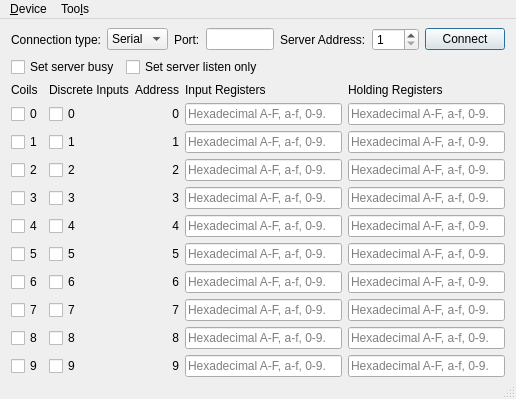
<?xml version="1.0" encoding="UTF-8"?>
<ui version="4.0">
 <class>MainWindow</class>
 <widget class="QMainWindow" name="MainWindow">
  <property name="geometry">
   <rect>
    <x>0</x>
    <y>0</y>
    <width>516</width>
    <height>396</height>
   </rect>
  </property>
  <property name="windowTitle">
   <string>Modbus Server</string>
  </property>
  <widget class="QWidget" name="centralWidget">
   <layout class="QVBoxLayout" name="verticalLayout">
    <property name="topMargin">
     <number>9</number>
    </property>
    <property name="bottomMargin">
     <number>0</number>
    </property>
    <item>
     <layout class="QGridLayout" name="gridLayout">
      <item row="0" column="5">
       <widget class="QLabel" name="label_27">
        <property name="sizePolicy">
         <sizepolicy hsizetype="Maximum" vsizetype="Preferred">
          <horstretch>0</horstretch>
          <verstretch>0</verstretch>
         </sizepolicy>
        </property>
        <property name="text">
         <string>Server Address:</string>
        </property>
       </widget>
      </item>
      <item row="0" column="7">
       <widget class="QPushButton" name="connectButton">
        <property name="sizePolicy">
         <sizepolicy hsizetype="Maximum" vsizetype="Fixed">
          <horstretch>0</horstretch>
          <verstretch>0</verstretch>
         </sizepolicy>
        </property>
        <property name="text">
         <string>Connect</string>
        </property>
        <property name="checkable">
         <bool>false</bool>
        </property>
        <property name="autoDefault">
         <bool>false</bool>
        </property>
        <property name="default">
         <bool>true</bool>
        </property>
       </widget>
      </item>
      <item row="0" column="6">
       <widget class="QSpinBox" name="serverEdit">
        <property name="sizePolicy">
         <sizepolicy hsizetype="Maximum" vsizetype="Fixed">
          <horstretch>0</horstretch>
          <verstretch>0</verstretch>
         </sizepolicy>
        </property>
        <property name="minimum">
         <number>1</number>
        </property>
        <property name="maximum">
         <number>247</number>
        </property>
       </widget>
      </item>
      <item row="0" column="4">
       <spacer name="horizontalSpacer">
        <property name="orientation">
         <enum>Qt::Horizontal</enum>
        </property>
        <property name="sizeHint" stdset="0">
         <size>
          <width>40</width>
          <height>20</height>
         </size>
        </property>
       </spacer>
      </item>
      <item row="0" column="1">
       <widget class="QComboBox" name="connectType">
        <item>
         <property name="text">
          <string>Serial</string>
         </property>
        </item>
        <item>
         <property name="text">
          <string>TCP</string>
         </property>
        </item>
       </widget>
      </item>
      <item row="0" column="2">
       <widget class="QLabel" name="label_2">
        <property name="sizePolicy">
         <sizepolicy hsizetype="Maximum" vsizetype="Preferred">
          <horstretch>0</horstretch>
          <verstretch>0</verstretch>
         </sizepolicy>
        </property>
        <property name="text">
         <string>Port:</string>
        </property>
       </widget>
      </item>
      <item row="0" column="0">
       <widget class="QLabel" name="label">
        <property name="text">
         <string>Connection type:</string>
        </property>
       </widget>
      </item>
      <item row="0" column="3">
       <widget class="QLineEdit" name="portEdit">
        <property name="sizePolicy">
         <sizepolicy hsizetype="Preferred" vsizetype="Fixed">
          <horstretch>0</horstretch>
          <verstretch>0</verstretch>
         </sizepolicy>
        </property>
       </widget>
      </item>
     </layout>
    </item>
    <item>
     <layout class="QHBoxLayout" name="horizontalLayout">
      <item>
       <widget class="QCheckBox" name="setBusyBox">
        <property name="text">
         <string>Set server busy</string>
        </property>
       </widget>
      </item>
      <item>
       <widget class="QCheckBox" name="listenOnlyBox">
        <property name="text">
         <string>Set server listen only</string>
        </property>
       </widget>
      </item>
      <item>
       <spacer name="horizontalSpacer_2">
        <property name="orientation">
         <enum>Qt::Horizontal</enum>
        </property>
        <property name="sizeHint" stdset="0">
         <size>
          <width>40</width>
          <height>20</height>
         </size>
        </property>
       </spacer>
      </item>
     </layout>
    </item>
    <item>
     <spacer name="verticalSpacer">
      <property name="orientation">
       <enum>Qt::Vertical</enum>
      </property>
      <property name="sizeType">
       <enum>QSizePolicy::Maximum</enum>
      </property>
      <property name="sizeHint" stdset="0">
       <size>
        <width>20</width>
        <height>0</height>
       </size>
      </property>
     </spacer>
    </item>
    <item>
     <layout class="QGridLayout" name="gridLayout_2">
      <item row="3" column="1">
       <widget class="QCheckBox" name="disc_2">
        <property name="text">
         <string>2</string>
        </property>
       </widget>
      </item>
      <item row="3" column="2">
       <widget class="QLabel" name="label_23">
        <property name="text">
         <string>2</string>
        </property>
        <property name="alignment">
         <set>Qt::AlignRight|Qt::AlignTrailing|Qt::AlignVCenter</set>
        </property>
       </widget>
      </item>
      <item row="3" column="4">
       <widget class="QLineEdit" name="holdReg_2">
        <property name="maxLength">
         <number>32767</number>
        </property>
        <property name="placeholderText">
         <string>Hexadecimal A-F, a-f, 0-9.</string>
        </property>
       </widget>
      </item>
      <item row="4" column="0">
       <widget class="QCheckBox" name="coils_3">
        <property name="sizePolicy">
         <sizepolicy hsizetype="Maximum" vsizetype="Fixed">
          <horstretch>0</horstretch>
          <verstretch>0</verstretch>
         </sizepolicy>
        </property>
        <property name="text">
         <string>3</string>
        </property>
       </widget>
      </item>
      <item row="3" column="3">
       <widget class="QLineEdit" name="inReg_2">
        <property name="maxLength">
         <number>32767</number>
        </property>
        <property name="placeholderText">
         <string>Hexadecimal A-F, a-f, 0-9.</string>
        </property>
       </widget>
      </item>
      <item row="4" column="1">
       <widget class="QCheckBox" name="disc_3">
        <property name="text">
         <string>3</string>
        </property>
       </widget>
      </item>
      <item row="4" column="2">
       <widget class="QLabel" name="label_11">
        <property name="text">
         <string>3</string>
        </property>
        <property name="alignment">
         <set>Qt::AlignRight|Qt::AlignTrailing|Qt::AlignVCenter</set>
        </property>
       </widget>
      </item>
      <item row="4" column="3">
       <widget class="QLineEdit" name="inReg_3">
        <property name="maxLength">
         <number>32767</number>
        </property>
        <property name="placeholderText">
         <string>Hexadecimal A-F, a-f, 0-9.</string>
        </property>
       </widget>
      </item>
      <item row="5" column="0">
       <widget class="QCheckBox" name="coils_4">
        <property name="sizePolicy">
         <sizepolicy hsizetype="Maximum" vsizetype="Fixed">
          <horstretch>0</horstretch>
          <verstretch>0</verstretch>
         </sizepolicy>
        </property>
        <property name="text">
         <string>4</string>
        </property>
       </widget>
      </item>
      <item row="4" column="4">
       <widget class="QLineEdit" name="holdReg_3">
        <property name="maxLength">
         <number>32767</number>
        </property>
        <property name="placeholderText">
         <string>Hexadecimal A-F, a-f, 0-9.</string>
        </property>
       </widget>
      </item>
      <item row="5" column="1">
       <widget class="QCheckBox" name="disc_4">
        <property name="text">
         <string>4</string>
        </property>
       </widget>
      </item>
      <item row="5" column="2">
       <widget class="QLabel" name="label_8">
        <property name="text">
         <string>4</string>
        </property>
        <property name="alignment">
         <set>Qt::AlignRight|Qt::AlignTrailing|Qt::AlignVCenter</set>
        </property>
       </widget>
      </item>
      <item row="5" column="3">
       <widget class="QLineEdit" name="inReg_4">
        <property name="maxLength">
         <number>32767</number>
        </property>
        <property name="placeholderText">
         <string>Hexadecimal A-F, a-f, 0-9.</string>
        </property>
       </widget>
      </item>
      <item row="5" column="4">
       <widget class="QLineEdit" name="holdReg_4">
        <property name="maxLength">
         <number>32767</number>
        </property>
        <property name="placeholderText">
         <string>Hexadecimal A-F, a-f, 0-9.</string>
        </property>
       </widget>
      </item>
      <item row="6" column="0">
       <widget class="QCheckBox" name="coils_5">
        <property name="sizePolicy">
         <sizepolicy hsizetype="Maximum" vsizetype="Fixed">
          <horstretch>0</horstretch>
          <verstretch>0</verstretch>
         </sizepolicy>
        </property>
        <property name="text">
         <string>5</string>
        </property>
       </widget>
      </item>
      <item row="6" column="3">
       <widget class="QLineEdit" name="inReg_5">
        <property name="maxLength">
         <number>32767</number>
        </property>
        <property name="placeholderText">
         <string>Hexadecimal A-F, a-f, 0-9.</string>
        </property>
       </widget>
      </item>
      <item row="6" column="1">
       <widget class="QCheckBox" name="disc_5">
        <property name="text">
         <string>5</string>
        </property>
       </widget>
      </item>
      <item row="6" column="2">
       <widget class="QLabel" name="label_12">
        <property name="text">
         <string>5</string>
        </property>
        <property name="alignment">
         <set>Qt::AlignRight|Qt::AlignTrailing|Qt::AlignVCenter</set>
        </property>
       </widget>
      </item>
      <item row="6" column="4">
       <widget class="QLineEdit" name="holdReg_5">
        <property name="maxLength">
         <number>32767</number>
        </property>
        <property name="placeholderText">
         <string>Hexadecimal A-F, a-f, 0-9.</string>
        </property>
       </widget>
      </item>
      <item row="7" column="0">
       <widget class="QCheckBox" name="coils_6">
        <property name="sizePolicy">
         <sizepolicy hsizetype="Maximum" vsizetype="Fixed">
          <horstretch>0</horstretch>
          <verstretch>0</verstretch>
         </sizepolicy>
        </property>
        <property name="text">
         <string>6</string>
        </property>
       </widget>
      </item>
      <item row="1" column="4">
       <widget class="QLineEdit" name="holdReg_0">
        <property name="maxLength">
         <number>32767</number>
        </property>
        <property name="placeholderText">
         <string>Hexadecimal A-F, a-f, 0-9.</string>
        </property>
       </widget>
      </item>
      <item row="2" column="0">
       <widget class="QCheckBox" name="coils_1">
        <property name="sizePolicy">
         <sizepolicy hsizetype="Maximum" vsizetype="Fixed">
          <horstretch>0</horstretch>
          <verstretch>0</verstretch>
         </sizepolicy>
        </property>
        <property name="text">
         <string>1</string>
        </property>
       </widget>
      </item>
      <item row="2" column="1">
       <widget class="QCheckBox" name="disc_1">
        <property name="text">
         <string>1</string>
        </property>
       </widget>
      </item>
      <item row="2" column="2">
       <widget class="QLabel" name="label_22">
        <property name="text">
         <string>1</string>
        </property>
        <property name="alignment">
         <set>Qt::AlignRight|Qt::AlignTrailing|Qt::AlignVCenter</set>
        </property>
       </widget>
      </item>
      <item row="2" column="3">
       <widget class="QLineEdit" name="inReg_1">
        <property name="maxLength">
         <number>32767</number>
        </property>
        <property name="placeholderText">
         <string>Hexadecimal A-F, a-f, 0-9.</string>
        </property>
       </widget>
      </item>
      <item row="2" column="4">
       <widget class="QLineEdit" name="holdReg_1">
        <property name="maxLength">
         <number>32767</number>
        </property>
        <property name="placeholderText">
         <string>Hexadecimal A-F, a-f, 0-9.</string>
        </property>
       </widget>
      </item>
      <item row="3" column="0">
       <widget class="QCheckBox" name="coils_2">
        <property name="sizePolicy">
         <sizepolicy hsizetype="Maximum" vsizetype="Fixed">
          <horstretch>0</horstretch>
          <verstretch>0</verstretch>
         </sizepolicy>
        </property>
        <property name="text">
         <string>2</string>
        </property>
       </widget>
      </item>
      <item row="10" column="3">
       <widget class="QLineEdit" name="inReg_9">
        <property name="maxLength">
         <number>32767</number>
        </property>
        <property name="placeholderText">
         <string>Hexadecimal A-F, a-f, 0-9.</string>
        </property>
       </widget>
      </item>
      <item row="10" column="2">
       <widget class="QLabel" name="label_16">
        <property name="text">
         <string>9</string>
        </property>
        <property name="alignment">
         <set>Qt::AlignRight|Qt::AlignTrailing|Qt::AlignVCenter</set>
        </property>
       </widget>
      </item>
      <item row="10" column="1">
       <widget class="QCheckBox" name="disc_9">
        <property name="text">
         <string>9</string>
        </property>
       </widget>
      </item>
      <item row="10" column="4">
       <widget class="QLineEdit" name="holdReg_9">
        <property name="maxLength">
         <number>32767</number>
        </property>
        <property name="placeholderText">
         <string>Hexadecimal A-F, a-f, 0-9.</string>
        </property>
       </widget>
      </item>
      <item row="7" column="3">
       <widget class="QLineEdit" name="inReg_6">
        <property name="maxLength">
         <number>32767</number>
        </property>
        <property name="placeholderText">
         <string>Hexadecimal A-F, a-f, 0-9.</string>
        </property>
       </widget>
      </item>
      <item row="7" column="1">
       <widget class="QCheckBox" name="disc_6">
        <property name="text">
         <string>6</string>
        </property>
       </widget>
      </item>
      <item row="7" column="4">
       <widget class="QLineEdit" name="holdReg_6">
        <property name="maxLength">
         <number>32767</number>
        </property>
        <property name="placeholderText">
         <string>Hexadecimal A-F, a-f, 0-9.</string>
        </property>
       </widget>
      </item>
      <item row="8" column="0">
       <widget class="QCheckBox" name="coils_7">
        <property name="sizePolicy">
         <sizepolicy hsizetype="Maximum" vsizetype="Fixed">
          <horstretch>0</horstretch>
          <verstretch>0</verstretch>
         </sizepolicy>
        </property>
        <property name="text">
         <string>7</string>
        </property>
       </widget>
      </item>
      <item row="7" column="2">
       <widget class="QLabel" name="label_13">
        <property name="text">
         <string>6</string>
        </property>
        <property name="alignment">
         <set>Qt::AlignRight|Qt::AlignTrailing|Qt::AlignVCenter</set>
        </property>
       </widget>
      </item>
      <item row="8" column="1">
       <widget class="QCheckBox" name="disc_7">
        <property name="text">
         <string>7</string>
        </property>
       </widget>
      </item>
      <item row="8" column="3">
       <widget class="QLineEdit" name="inReg_7">
        <property name="maxLength">
         <number>32767</number>
        </property>
        <property name="placeholderText">
         <string>Hexadecimal A-F, a-f, 0-9.</string>
        </property>
       </widget>
      </item>
      <item row="8" column="2">
       <widget class="QLabel" name="label_14">
        <property name="text">
         <string>7</string>
        </property>
        <property name="alignment">
         <set>Qt::AlignRight|Qt::AlignTrailing|Qt::AlignVCenter</set>
        </property>
       </widget>
      </item>
      <item row="8" column="4">
       <widget class="QLineEdit" name="holdReg_7">
        <property name="maxLength">
         <number>32767</number>
        </property>
        <property name="placeholderText">
         <string>Hexadecimal A-F, a-f, 0-9.</string>
        </property>
       </widget>
      </item>
      <item row="9" column="0">
       <widget class="QCheckBox" name="coils_8">
        <property name="sizePolicy">
         <sizepolicy hsizetype="Maximum" vsizetype="Fixed">
          <horstretch>0</horstretch>
          <verstretch>0</verstretch>
         </sizepolicy>
        </property>
        <property name="text">
         <string>8</string>
        </property>
       </widget>
      </item>
      <item row="9" column="1">
       <widget class="QCheckBox" name="disc_8">
        <property name="text">
         <string>8</string>
        </property>
       </widget>
      </item>
      <item row="9" column="2">
       <widget class="QLabel" name="label_15">
        <property name="text">
         <string>8</string>
        </property>
        <property name="alignment">
         <set>Qt::AlignRight|Qt::AlignTrailing|Qt::AlignVCenter</set>
        </property>
       </widget>
      </item>
      <item row="9" column="3">
       <widget class="QLineEdit" name="inReg_8">
        <property name="maxLength">
         <number>32767</number>
        </property>
        <property name="placeholderText">
         <string>Hexadecimal A-F, a-f, 0-9.</string>
        </property>
       </widget>
      </item>
      <item row="10" column="0">
       <widget class="QCheckBox" name="coils_9">
        <property name="sizePolicy">
         <sizepolicy hsizetype="Maximum" vsizetype="Fixed">
          <horstretch>0</horstretch>
          <verstretch>0</verstretch>
         </sizepolicy>
        </property>
        <property name="text">
         <string>9</string>
        </property>
       </widget>
      </item>
      <item row="9" column="4">
       <widget class="QLineEdit" name="holdReg_8">
        <property name="maxLength">
         <number>32767</number>
        </property>
        <property name="placeholderText">
         <string>Hexadecimal A-F, a-f, 0-9.</string>
        </property>
       </widget>
      </item>
      <item row="0" column="1">
       <widget class="QLabel" name="discreteInputs">
        <property name="text">
         <string>Discrete Inputs</string>
        </property>
       </widget>
      </item>
      <item row="0" column="3">
       <widget class="QLabel" name="inputRegisters">
        <property name="text">
         <string>Input Registers</string>
        </property>
       </widget>
      </item>
      <item row="0" column="0">
       <widget class="QLabel" name="coils">
        <property name="sizePolicy">
         <sizepolicy hsizetype="Maximum" vsizetype="Preferred">
          <horstretch>0</horstretch>
          <verstretch>0</verstretch>
         </sizepolicy>
        </property>
        <property name="text">
         <string>Coils</string>
        </property>
       </widget>
      </item>
      <item row="0" column="2">
       <widget class="QLabel" name="address">
        <property name="text">
         <string>Address</string>
        </property>
        <property name="alignment">
         <set>Qt::AlignRight|Qt::AlignTrailing|Qt::AlignVCenter</set>
        </property>
       </widget>
      </item>
      <item row="0" column="4">
       <widget class="QLabel" name="holdingRegisters">
        <property name="text">
         <string>Holding Registers</string>
        </property>
       </widget>
      </item>
      <item row="1" column="0">
       <widget class="QCheckBox" name="coils_0">
        <property name="sizePolicy">
         <sizepolicy hsizetype="Maximum" vsizetype="Fixed">
          <horstretch>0</horstretch>
          <verstretch>0</verstretch>
         </sizepolicy>
        </property>
        <property name="text">
         <string>0</string>
        </property>
       </widget>
      </item>
      <item row="1" column="1">
       <widget class="QCheckBox" name="disc_0">
        <property name="text">
         <string>0</string>
        </property>
       </widget>
      </item>
      <item row="1" column="3">
       <widget class="QLineEdit" name="inReg_0">
        <property name="maxLength">
         <number>32767</number>
        </property>
        <property name="placeholderText">
         <string>Hexadecimal A-F, a-f, 0-9.</string>
        </property>
       </widget>
      </item>
      <item row="1" column="2">
       <widget class="QLabel" name="label_21">
        <property name="text">
         <string>0</string>
        </property>
        <property name="alignment">
         <set>Qt::AlignRight|Qt::AlignTrailing|Qt::AlignVCenter</set>
        </property>
       </widget>
      </item>
     </layout>
    </item>
    <item>
     <spacer name="verticalSpacer_2">
      <property name="orientation">
       <enum>Qt::Vertical</enum>
      </property>
      <property name="sizeType">
       <enum>QSizePolicy::MinimumExpanding</enum>
      </property>
      <property name="sizeHint" stdset="0">
       <size>
        <width>20</width>
        <height>0</height>
       </size>
      </property>
     </spacer>
    </item>
   </layout>
  </widget>
  <widget class="QStatusBar" name="statusBar"/>
  <widget class="QMenuBar" name="menuBar">
   <property name="geometry">
    <rect>
     <x>0</x>
     <y>0</y>
     <width>516</width>
     <height>21</height>
    </rect>
   </property>
   <widget class="QMenu" name="menu_Device">
    <property name="title">
     <string>&amp;Device</string>
    </property>
    <addaction name="actionConnect"/>
    <addaction name="actionDisconnect"/>
    <addaction name="separator"/>
    <addaction name="actionExit"/>
   </widget>
   <widget class="QMenu" name="menuToo_ls">
    <property name="title">
     <string>Too&amp;ls</string>
    </property>
    <addaction name="actionOptions"/>
   </widget>
   <addaction name="menu_Device"/>
   <addaction name="menuToo_ls"/>
  </widget>
  <action name="actionConnect">
   <property name="icon">
    <iconset resource="server.qrc">
     <normaloff>:/images/connect.png</normaloff>:/images/connect.png</iconset>
   </property>
   <property name="text">
    <string>&amp;Connect</string>
   </property>
  </action>
  <action name="actionDisconnect">
   <property name="icon">
    <iconset resource="server.qrc">
     <normaloff>:/images/disconnect.png</normaloff>:/images/disconnect.png</iconset>
   </property>
   <property name="text">
    <string>&amp;Disconnect</string>
   </property>
  </action>
  <action name="actionExit">
   <property name="icon">
    <iconset resource="server.qrc">
     <normaloff>:/images/application-exit.png</normaloff>:/images/application-exit.png</iconset>
   </property>
   <property name="text">
    <string>&amp;Quit</string>
   </property>
  </action>
  <action name="actionOptions">
   <property name="icon">
    <iconset resource="server.qrc">
     <normaloff>:/images/settings.png</normaloff>:/images/settings.png</iconset>
   </property>
   <property name="text">
    <string>&amp;Options</string>
   </property>
  </action>
 </widget>
 <layoutdefault spacing="6" margin="11"/>
 <tabstops>
  <tabstop>connectType</tabstop>
  <tabstop>portEdit</tabstop>
  <tabstop>serverEdit</tabstop>
  <tabstop>connectButton</tabstop>
  <tabstop>coils_0</tabstop>
  <tabstop>disc_0</tabstop>
  <tabstop>inReg_0</tabstop>
  <tabstop>holdReg_0</tabstop>
  <tabstop>coils_1</tabstop>
  <tabstop>disc_1</tabstop>
  <tabstop>inReg_1</tabstop>
  <tabstop>holdReg_1</tabstop>
  <tabstop>coils_2</tabstop>
  <tabstop>disc_2</tabstop>
  <tabstop>inReg_2</tabstop>
  <tabstop>holdReg_2</tabstop>
  <tabstop>coils_3</tabstop>
  <tabstop>disc_3</tabstop>
  <tabstop>inReg_3</tabstop>
  <tabstop>holdReg_3</tabstop>
  <tabstop>coils_4</tabstop>
  <tabstop>disc_4</tabstop>
  <tabstop>inReg_4</tabstop>
  <tabstop>holdReg_4</tabstop>
  <tabstop>coils_5</tabstop>
  <tabstop>disc_5</tabstop>
  <tabstop>inReg_5</tabstop>
  <tabstop>holdReg_5</tabstop>
  <tabstop>coils_6</tabstop>
  <tabstop>disc_6</tabstop>
  <tabstop>inReg_6</tabstop>
  <tabstop>holdReg_6</tabstop>
  <tabstop>coils_7</tabstop>
  <tabstop>disc_7</tabstop>
  <tabstop>inReg_7</tabstop>
  <tabstop>holdReg_7</tabstop>
  <tabstop>coils_8</tabstop>
  <tabstop>disc_8</tabstop>
  <tabstop>inReg_8</tabstop>
  <tabstop>holdReg_8</tabstop>
  <tabstop>coils_9</tabstop>
  <tabstop>disc_9</tabstop>
  <tabstop>inReg_9</tabstop>
  <tabstop>holdReg_9</tabstop>
 </tabstops>
 <resources>
  <include location="server.qrc"/>
 </resources>
 <connections/>
</ui>
